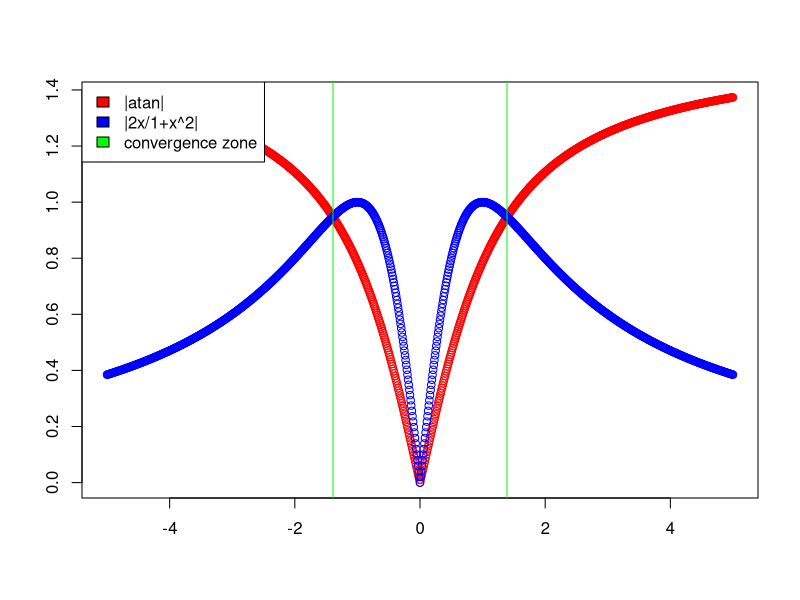

The R script that drew this image:
## ---- chunk 1
knitr::opts_chunk$set(echo = TRUE)
rm(list=ls())
## ---- chunk 2

f <- function(x){
  return(x - 2*sin(x))
}
precision <- 10^-6


a <- (pi / 2)
b <- 2
i <- 0
x <- ((a+b)/2)

while(abs(a-b) > precision){
  i <- i+1
  print(paste("iteration number", i, "current segment [", a,",", b, "]", "Current precision", round(abs(a-b),7)))
  if(f(x)*f(a)<0){
    b <- x
  }
  else if(f(x)*f(b) <0){
    a <- x
  }
  x <- ((a+b)/2)
}

## ---- chunk 3
x <- 2
i <- 0

while(f(x) > precision){
  i <- i+1
  print(paste("iteration number", i, "precision reached:", round(abs(f(x)),7), "value reached:", round(x,7)))


  x <- x - ((x-2*sin(x))/(1-2*cos(x)))
}

## ---- chunk 4
f <- function(x){
  return((sqrt(2)*x - 1)^2)
}
precision <- 10^-6
x <- 1/2
i <- 0

while(abs(f(x)) > precision){
  i <- i+1
  print(paste("iteration number", i, "precision reached:", round(abs(f(x)),7), "value reached:", round(x,7)))


  x <- (x - (sqrt(2)*x) + 1)
}

## ---- chunk 5

f <- function(x){
  return((exp(1)^x) - x - 1)
}
precision <- 10^-4
x <- 1/8
i <- 0

while(abs(f(x)) > precision){
  i <- i+1
  print(paste("iteration number", i, "precision reached:", round(abs(f(x)),7), "value reached:", round(x,7)))

  x <- (x - 1) + ((x+1) / (exp(1)^x))
}


## ---- chunk 6

f <- function(x){
  return((exp(1)^x) - x - 1)
}
precision <- 10^-4
x <- 1/8
i <- 0

while(abs(f(x)) > precision){
  i <- i+1
  print(paste("iteration number", i, "precision reached:", round(abs(f(x)),7), "value reached:", round(x,7)))

  x <- (x - 2) + (((2*x)+2) / (exp(1)^x))
}


## ---- chunk 7
f <- function(x){
  return(atan(x))
}
precision <- 10^-6
x <- 1.35
i <- 0

while(abs(f(x)) > precision){
  i <- i+1
  print(paste("iteration number", i, "precision reached:", round(abs(f(x)),7), "value reached:", round(x,7)))
  

  x <- x - ((x^2)*f(x)) - f(x)
}

t <- seq(-5,5,0.01)
plot(t, abs(atan(t)), col = "red", xlab = "", ylab = "")
points(t, abs(((2*t)/(1+(t^2)))), col = "blue")
abline(v = c(-1.39,1.39), col = c("green", "green"))
legend("topleft", c("|atan|", "|2x/1+x^2|", "convergence zone"), fill = c("red", "blue", "green"))
